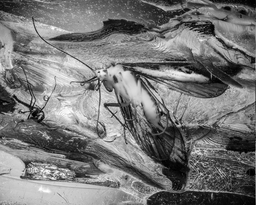
#> input picture resources/left.png, 256 x 205 px, shrunk from 640 x 513 before the run
$ jupyter execute homework-2-5.ipynb
#> lines starting #> are read from the running program, lines starting #| are printed output that depends on the picture
[cell 1]
import math
import numpy as np
import matplotlib.pyplot as plt
from matplotlib.image import imread
from scipy.stats import uniform

# Homework 2 (5)

## (A) Image selection

Take a photograph of a natural environment. This image is denoted as $S(x, y)$. Here $x$ and $y$ are the coordinates of the image pixel locations. For example $x = 1, 2, \dots, 256$ and $y = 1, 2, \dots, 256$. You may find some examples online, or one of your own photographs. An example is the image of peppers in Figure 2. If the original image is colored, remove the color. Plot out the image as a luminance image.

[cell 2]
def plot_image(image):
    plt.imshow(image, cmap = "gray")
    plt.colorbar(fraction = 0.046, pad = 0.04)
    plt.show()

[cell 3]
insect = imread("resources/left.png")
#> insect is the input picture: shape (205, 256) float32; min 0, max 1, mean 0.467

[cell 4]
plot_image(insect)

## (B) Rescale the image

Transform the image to make it zero mean for convenience. Hence, get the pixel value average $\hat{S} = \sum_{x, y}\ \frac{S(x, y)}{N}$, where $N$ is the total number of pixels in this image.  Then make $S(x, y) \rightarrow S(x, y) - \hat{S}$. Now $S(x, y)$ has zero mean value across the image.

[cell 5]
insect = insect - np.mean(insect)

print(f"Mean: {round(np.mean(insect), 5)}")
#| Mean: 0.0

[cell 6]
plot_image(insect)
#> in plot_image (call 2), `plt.show()`:
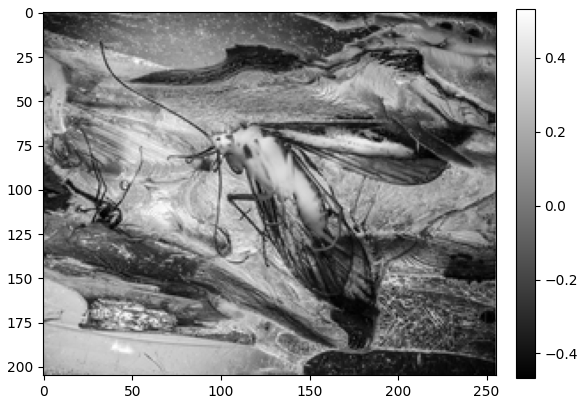
#> figure drawn by matplotlib, 2 panels

## (C) Correlation

Observe how neighboring pixels are correlated with each other in their luminance values. For example, if you have one pixel at $(x, y)$ and another at $(x + d, y)$, these two pixels are horizontally displaced by a distance $d$. Calculate

$$
R^S(d) = \sum_{x, y}\ \frac{S(x, y) S(x + d, y)}{N'}
$$

where $N'$  the total number of pairs of pixels that you include in your sum $\sum_{x, y}$. Note that some pixels $(x, y)$ are too close to the edge of the images that $(x + d, y)$ in not included in the image. This $R^S(d)$ approximates the correlation as a function of $d$. Try to calculate for a number of different $d$ values, and see how $R^S(d)$ decays with $d$. Take a moment to consider what this entails for efficient coding of such images. (Many programming languages have routines for calculating correlations, e.g., in Matlab, you have xcorr().)

[cell 7]
def pixel_correlation(image, max_d):
#> called with max_d = 102
    height, width = image.shape
#> height = 205; width = 256
    corr = np.zeros(max_d)
    N_prime = 0

    for d in range(1, max_d + 1):
        sum_corr = np.sum(image[:, :-d] * image[:, d:])
        num_pairs = (height * (width - d))

        N_prime += num_pairs
        corr[d - 1] = sum_corr / N_prime
#> this loop made 102 passes
#> sum_corr on passes 1 to 12: 2437.7, 2214.5, 2095.6, 1984, 1885.7, 1794.9, 1711.6, 1631.9, 1555.6, 1484.8, 1421.8, 1362.6
#> after the loop, N_prime = 4276095; corr = 102 values, max 0.0466 at index 0, min -3.18e-06 at index 101, mean 0.00147

    # Scale
    corr = (corr - np.min(corr)) / (np.max(corr) - np.min(corr))
#> corr = 102 values, max 1 at index 0, min 0 at index 101, mean 0.0316
    return corr

[cell 8]
corr = pixel_correlation(insect, max_d = round(insect.shape[0] / 2))

plt.plot(corr)
plt.xlabel("d")
plt.ylabel("Correlation")
plt.grid()
plt.show()
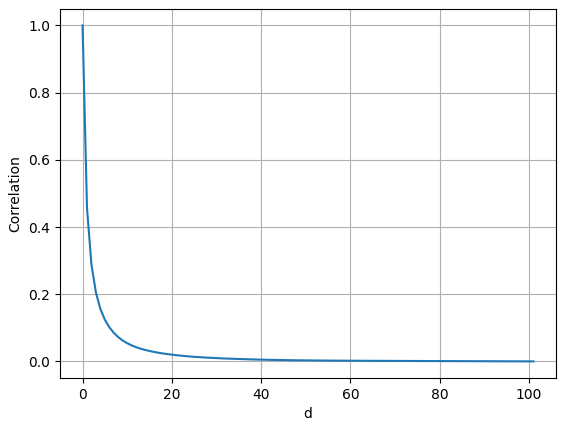
#> figure drawn by matplotlib, 1 panel; curve peaks at x = 0, y = 1

## (D) Fourier power spectrum

If you have not yet done it in your previous exercise, calculate a Fourier power spectrum. Let us practice just a simplified version. Let $L$ be the range of $x$ values of your image pixels $(x, y)$. Then, take Fourier frequency $k$ as one of these discrete values,

$$
k = \frac{n\ \cdot \ 2 \pi}{L}
$$

using $(L + 1)$ integer values $n = 0, 1, 2, \dots, L$, (this $k$ is in the unit of radian/pixel) and calculate

$$
S_c(k) = \sum_{x,y}S(x, y)cos(kx)
$$

$$
S_s(k) = \sum_{x,y}S(x, y)sin(kx)
$$

Then the signal power for this Fourier frequency $k$ is (up to a scale constant)

$$
|S(k)|^2 = [S_c(k)]^2 + [S_s(k)]^2
$$

Plot out $|S(k)|^2$ as a function of $k$. For typical photographs of natural scenes, $|S(k)|^2$ decays with $k$ as $1/k^2$. To see the results clearly, use log scale on both the vertical and horizontal axes, like in the lower left panel in Figure 2.

You may like to average $|S(k)|^2$ over multiple images (make all images the same size for convenience) to see the trend of $|S(k)|^2$ versus $k$ more clearly.

[cell 9]
def g_c(kernel, k):
    res = 0

    for i in range(kernel.shape[0]):
        for j in range(kernel.shape[1]):
            pos = j
            res += kernel[i, j] * np.cos(k * pos)

    return res

[cell 10]
def g_s(kernel, k):
    res = 0

    for i in range(kernel.shape[0]):
        for j in range(kernel.shape[1]):
            pos = j
            res += kernel[i, j] * np.cos(k * pos)

    return res

[cell 11]
def power_spectrum(image, k):
    g_k = []
    for _k in k:
        gs = math.pow(g_s(image, _k), 2)
        gc = math.pow(g_c(image, _k), 2)
        g_k.append(gs + gc)

    return g_k

[cell 12]
def k_step(pixels):
    return [ n * 2 * math.pi / pixels for n in range(0, int(pixels / 2)) ]

[cell 13]
ks = k_step(insect.shape[0])
#> ks = 102 values from 0 to 3.1
sk = power_spectrum(insect, ks)
#> the loop in power_spectrum, `for _k in k:` made 102 passes
#> (gs, gc) on passes 2 to 13: (3436959.1, 3436959.1), (50505.2, 50505.2), (430812.5, 430812.5), (58690.3, 58690.3), (62455.6, 62455.6), (24.8, 24.8), (5686.1, 5686.1), (22464.5, 22464.5), (22419.2, 22419.2), (5760.3, 5760.3), (886.7, 886.7), (6116.9, 6116.9)
#> gc on pass 1: 3.04e-07
#> after the loop in power_spectrum, `for _k in k:`: g_k = 102 values, max 6873918.3 at index 1, min 6.09e-07 at index 0, mean 82406.9
#> sk has the same summary as g_k in power_spectrum

[cell 14]
plt.scatter(ks, sk, s = 5)
plt.grid()
plt.xlabel("k [radians/pixel], log")
plt.ylabel(r"$|S(k)|^2$, log")
plt.xscale("log")
plt.yscale("log")
plt.title("Power spectrum")
plt.show()

## (E) Fourier transform

The steps in (D) only looked at Fourier frequencies for a Fourier wave that is vertical, so the frequency $k$ is along the horizontal or $x$ direction. However, the Fourier wave can be in any direction. So the frequency $k$ should be a vector with a horizontal component $k_x$ and a vertical component $k_y$, so that the magnitude $k = \sqrt{k_x^2 + k_y^2}$. Then, for each image $S(x, y)$, which span horizontally in $x$ and vertically in $y$, one can obtain its Fourier component $S(k)$ for vector frequencies $k$. Usually, your programming language has a routine for Fourier transform, try to use it to get $S(k)$.

[cell 15]
fourier_transform = np.fft.fft2(insect)
centered_spectrum = np.fft.fftshift(fourier_transform)
magnitude_spectrum = np.abs(centered_spectrum)
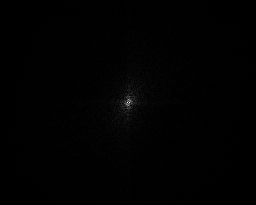
#> magnitude_spectrum: shape (205, 256) float64; min 0.000552, max 2981.9, mean 20.5; drawn with min black and max white
inverse_transform = np.fft.ifft2(fourier_transform)

image_height, image_width = insect.shape
#> image_height = 205; image_width = 256

frequencies_x = np.fft.fftfreq(image_width) * image_width
frequencies_y = np.fft.fftfreq(image_height) * image_height

shifted_frequencies_x = np.fft.fftshift(frequencies_x)
#> shifted_frequencies_x = 256 values from -128 to 127
shifted_frequencies_y = np.fft.fftshift(frequencies_y)
#> shifted_frequencies_y = 205 values from -102 to 102

[cell 16]
plt.imshow(np.log1p(magnitude_spectrum))
plt.xlabel(r"$k_x$ (cycles/image)")
plt.ylabel("$k_y$ (cycles/image)")
plt.colorbar()
plt.show()

## (F) Fourier power spectrum of a noisy image

In (D) and (E), you may find that your power spectrum, the $|S(k)^2|$ versus $k$, does not decay with $k$ in a way expected when $k$ is very large. This may be because your image is noisy, so that $|S(k)^2|$ include the power of the white noise. However, if your image is not noisy enough, or to practice seeing the effect of noise on $|S(k)^2|$, let us make the image noisy by adding noise as follows

$$
S(x, y) \rightarrow S(x, y) + N(x, y)
$$

in which $N(x, y)$ is a noise image. For each pixel $(x, y)$, make $N(x, y)$ a zero-mean random nubmer $-N_{max} \leq N(x, y) \leq N_{max}$ with a maximum magnitude $N_{max}$. Make $N_{max}$ large enough so that the noise is obvious. Plot out this noisy image. You can see an example of such a noisy image in Figure 4A. Once you get this noisy image, repeat (D) to plot $|S(k)^2|$ versus $k$, and see whether $|S(k)^2|$ versus $k$ behaves like the blue curve in Figure 4B, and try to understand the result.

[cell 17]
def noise(nmax = 1, n = 1):
    return uniform.rvs(loc = -nmax, scale = nmax, size = n)

[cell 18]
def noisy_image(original, nmax = 1):
#> called with nmax = 1.5
    noise_data = np.reshape(noise(nmax, n = np.size(original)), newshape = original.shape)
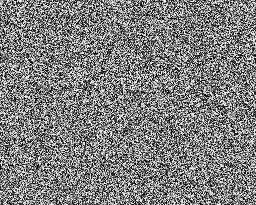
#> noise_data: shape (205, 256) float64; min -1.5, max -3.31e-05, mean -0.753; drawn with min black and max white
    return original + noise_data
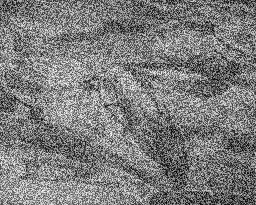
#> returned value: shape (205, 256) float64; min -1.95, max 0.493, mean -0.753; drawn with min black and max white

[cell 19]
noisy_insect = noisy_image(insect, nmax = 1.5)

[cell 20]
plt.title("Original image")
plot_image(insect)
#> in plot_image (call 3), `plt.show()`:
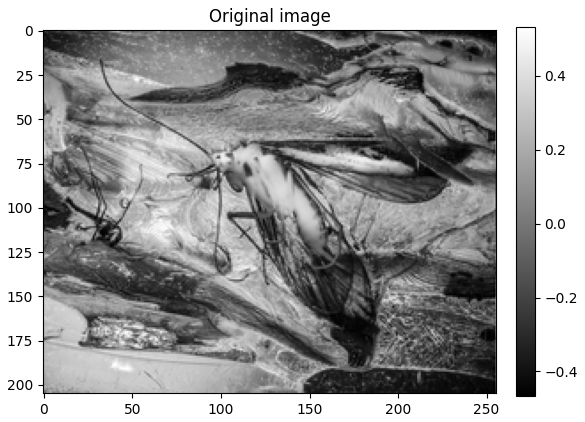
#> figure drawn by matplotlib, 2 panels

[cell 21]
plt.title("Noisy image")
plot_image(noisy_insect)
#> in plot_image (call 4), `plt.show()`:
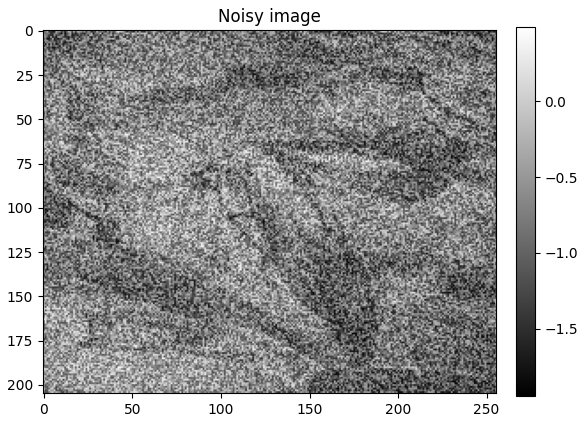
#> figure drawn by matplotlib, 2 panels

[cell 22]
ks = k_step(noisy_insect.shape[0])
sk = power_spectrum(noisy_insect, ks)
#> the loop in power_spectrum (call 2), `for _k in k:` made 102 passes
#> (gs, gc) on passes 2 to 13: (49049523.2, 49049523.2), (4340.4, 4340.4), (4594546.5, 4594546.5), (31720.5, 31720.5), (2072815.1, 2072815.1), (111786.8, 111786.8), (370371.9, 370371.9), (1331.2, 1331.2), (480598.8, 480598.8), (61326.4, 61326.4), (201843.6, 201843.6), (11169.8, 11169.8)
#> gc on pass 1: 1.56e+09
#> sk = 102 values, max 3.12e+09 at index 0, min 63.86 at index 28, mean 31760683.4

[cell 23]
plt.scatter(ks, sk, s = 5)
plt.grid()
plt.xlabel("k [radians/pixel], log")
plt.ylabel(r"$|S(k)|^2$, log")
plt.xscale("log")
plt.yscale("log")
plt.title("Power spectrum")
plt.show()
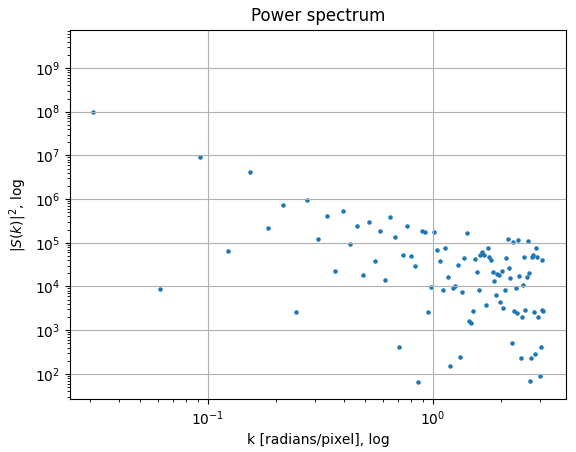
#> figure drawn by matplotlib, 1 panel

## (G) Gain control of the Fourier components

Going from the image $S$ to its Fourier components $S(k)$ is the principal component transform on the image. For efficient coding, we need to give gain control $g(k)$ to each component $S(k)$ as the second step in the efficient coding recipe. This gives

$$
O(k) = g(k) S(k)
$$

This $g(k)$ should be

$$
g(k) = (|k| + |k_o|) \times exp(- \frac{|k|^2}{k^2_{low}})
$$

in which $k_o$ and $k_{low}$ are parameters. The first factor $(|k| + |k_o|)$ is a whitening filter,
useful for low input noise conditions. Typically, $k_o$ is very small, you could make $k_o = 0$ or just non-zero small number. The second factor $exp(- \frac{|k|^2}{k^2_{low}})$ is a low-pass low filter, to avoid sending too much noise when signal-to-noise is too low for large $|k|$. Try to make $k_{low}$ at a $|k|$ value where the signal and noise power are comparable, this is where $|S(k)|^2$ stop the trend of decaying with $|k|$.

Then, you do the inverse Fourier transform on $O(k)$ and plot the results. Play with different values for $k_{low}$ and see what you get as the results. Compare with the plots in Figure 4CDE.

[cell 24]
def gain_filter(image_shape, k_o, k_low):
    height, width = image_shape
    freq_x, freq_y = np.meshgrid(np.fft.fftfreq(width), np.fft.fftfreq(height))
    frequency_magnitude = np.sqrt(freq_x**2 + freq_y**2)
    return (np.abs(frequency_magnitude) + np.abs(k_o)) * \
        np.exp(-frequency_magnitude**2 / k_low**2)

[cell 25]
fourier_transform = np.fft.fft2(noisy_insect)

[cell 26]
k_o = 1e-3
k_low_values = [0.06, 0.1, 0.025]

[cell 27]
plt.figure(figsize = (12, 6))
plt.subplot(1, 4, 1)
plt.imshow(noisy_insect, cmap = "gray")
plt.title("Noisy image")

for i, k_low in enumerate(k_low_values):
    g_k = gain_filter(noisy_insect.shape, k_o, k_low)
    O_k = g_k * fourier_transform

    filtered_image = np.fft.ifft2(O_k)
    filtered_image = np.real(filtered_image)

    plt.subplot(1, 4, i + 2)
    plt.imshow(filtered_image, cmap = "gray")
    plt.title(r"$k_o = $" + f"{k_o}" + "\n" + r"$k_{low} = $" + f"{k_low}")
#> this loop made 3 passes
#> pass 1, `filtered_image = np.real(filtered_image)`:
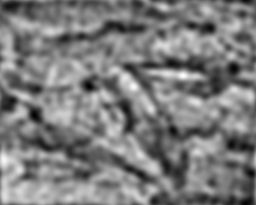
#> filtered_image: shape (205, 256) float64; min -0.0115, max 0.0104, mean -0.000753; drawn with min black and max white
#> pass 3, `filtered_image = np.real(filtered_image)`:
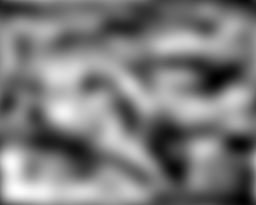
#> filtered_image: shape (205, 256) float64; min -0.00471, max 0.0034, mean -0.000753; drawn with min black and max white

plt.show()

$ run again, with resources/eye1.png copied over resources/left.png
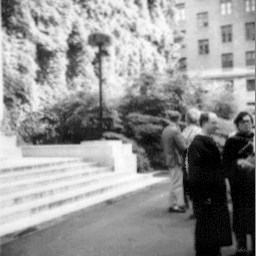
#> input picture resources/eye1.png, 256 x 256 px
#> insect is the input picture: shape (256, 256) float32; min 0, max 1, mean 0.581
#| Mean: 0.0
#> the loop in pixel_correlation, `for d in range(1, max_d + 1):` made 128 passes
#> sum_corr on passes 1 to 8: 5206.3, 5017.8, 4824.3, 4654.9, 4506.5, 4369.3, 4239.8, 4119
#> after the loop in pixel_correlation, `for d in range(1, max_d + 1):`: N_prime = 6275072; corr = 128 values, max 0.0798 at index 0, min -5.85e-05 at index 127, mean 0.00237
#> in pixel_correlation, `corr = (corr - np.min(corr)) / (np.max(corr) - np.min(corr))`: corr = 128 values, max 1 at index 0, min 0 at index 127, mean 0.0304
#> the loop in power_spectrum, `for _k in k:` made 128 passes
#> (gs, gc) on passes 2 to 9: (3352531.2, 3352531.2), (857553.5, 857553.5), (24276.5, 24276.5), (189904.6, 189904.6), (157141.7, 157141.7), (67335.6, 67335.6), (9070.6, 9070.6), (102682.3, 102682.3)
#> after the loop in power_spectrum, `for _k in k:`: g_k = 128 values, max 6705062.4 at index 1, min 2.02e-06 at index 0, mean 98647.4
#> `sk = power_spectrum(insect, ks)`: sk has the same summary as g_k in power_spectrum
#> in plot_image (call 4), `plt.show()`:
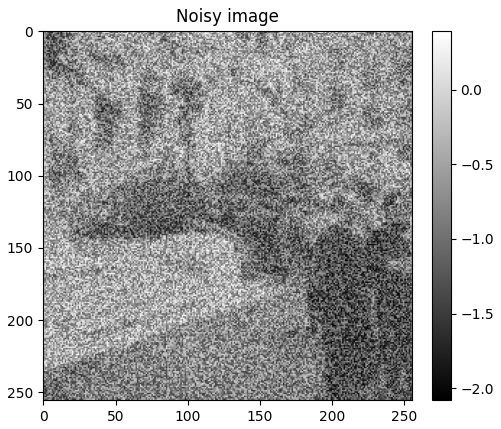
#> figure drawn by matplotlib, 2 panels
#> the loop in power_spectrum (call 2), `for _k in k:` made 128 passes
#> (gs, gc) on passes 2 to 9: (3171604.6, 3171604.6), (1093361.8, 1093361.8), (6937.7, 6937.7), (175730.8, 175730.8), (219891.7, 219891.7), (6978.1, 6978.1), (8256.6, 8256.6), (116826.7, 116826.7)
#> `sk = power_spectrum(noisy_insect, ks)`: sk = 128 values, max 4.86e+09 at index 0, min 1.43 at index 107, mean 38106897.1
#> the loop `for i, k_low in enumerate(k_low_values):` made 3 passes
#> pass 3, `filtered_image = np.real(filtered_image)`:
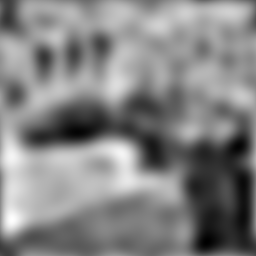
#> filtered_image: shape (256, 256) float64; min -0.0061, max 0.00423, mean -0.000753; drawn with min black and max white
